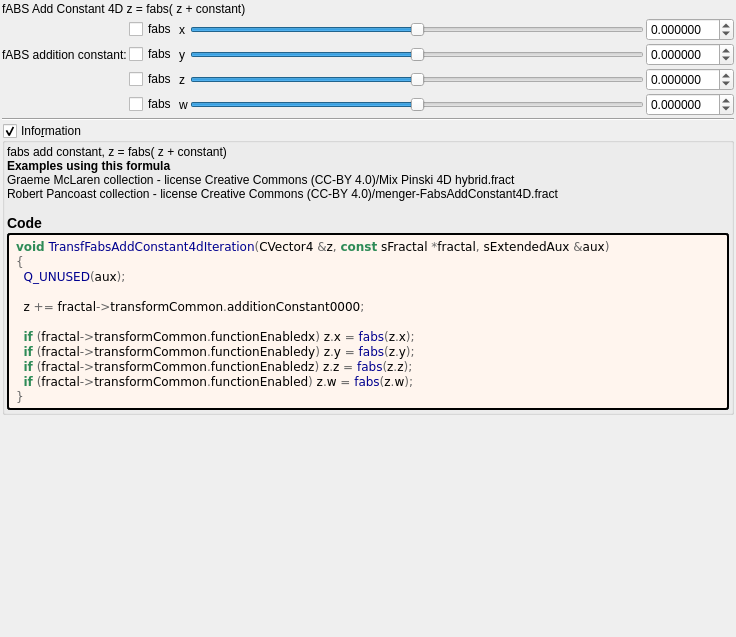
<?xml version="1.0" encoding="UTF-8"?>
<ui version="4.0">
 <class>transf_fabs_add_constant4d</class>
 <widget class="QWidget" name="Form">
  <property name="geometry">
   <rect>
    <x>0</x>
    <y>0</y>
    <width>736</width>
    <height>637</height>
   </rect>
  </property>
  <property name="windowTitle">
   <string notr="true">transf_fabs_add_constant4d</string>
  </property>
  <layout class="QVBoxLayout" name="verticalLayout">
   <property name="spacing">
    <number>2</number>
   </property>
   <property name="leftMargin">
    <number>2</number>
   </property>
   <property name="topMargin">
    <number>2</number>
   </property>
   <property name="rightMargin">
    <number>2</number>
   </property>
   <property name="bottomMargin">
    <number>2</number>
   </property>
   <item>
    <widget class="QLabel" name="label_27">
     <property name="text">
      <string>fABS Add Constant 4D z = fabs( z + constant)</string>
     </property>
    </widget>
   </item>
   <item>
    <layout class="QGridLayout" name="gridLayout_4">
     <property name="spacing">
      <number>2</number>
     </property>
     <item row="2" column="1">
      <widget class="QCheckBox" name="checkBox_transf_function_enabledz">
       <property name="text">
        <string notr="true">fabs</string>
       </property>
      </widget>
     </item>
     <item row="1" column="0">
      <widget class="QLabel" name="label_23">
       <property name="text">
        <string>fABS addition constant:</string>
       </property>
      </widget>
     </item>
     <item row="1" column="2">
      <widget class="QLabel" name="label_25">
       <property name="text">
        <string notr="true">y</string>
       </property>
      </widget>
     </item>
     <item row="1" column="4">
      <widget class="MyDoubleSpinBox" name="spinbox4_transf_addition_constant_0000_y">
       <property name="enabled">
        <bool>true</bool>
       </property>
       <property name="sizePolicy">
        <sizepolicy hsizetype="Minimum" vsizetype="Maximum">
         <horstretch>0</horstretch>
         <verstretch>0</verstretch>
        </sizepolicy>
       </property>
       <property name="decimals">
        <number>6</number>
       </property>
       <property name="minimum">
        <double>-99.989999999999995</double>
       </property>
       <property name="maximum">
        <double>99.989999999999995</double>
       </property>
       <property name="singleStep">
        <double>0.100000000000000</double>
       </property>
      </widget>
     </item>
     <item row="2" column="4">
      <widget class="MyDoubleSpinBox" name="spinbox4_transf_addition_constant_0000_z">
       <property name="enabled">
        <bool>true</bool>
       </property>
       <property name="sizePolicy">
        <sizepolicy hsizetype="Minimum" vsizetype="Maximum">
         <horstretch>0</horstretch>
         <verstretch>0</verstretch>
        </sizepolicy>
       </property>
       <property name="decimals">
        <number>6</number>
       </property>
       <property name="minimum">
        <double>-99.989999999999995</double>
       </property>
       <property name="maximum">
        <double>99.989999999999995</double>
       </property>
       <property name="singleStep">
        <double>0.100000000000000</double>
       </property>
      </widget>
     </item>
     <item row="2" column="2">
      <widget class="QLabel" name="label_24">
       <property name="text">
        <string notr="true">z</string>
       </property>
      </widget>
     </item>
     <item row="0" column="3">
      <widget class="QSlider" name="slider4_transf_addition_constant_0000_x">
       <property name="enabled">
        <bool>true</bool>
       </property>
       <property name="sizePolicy">
        <sizepolicy hsizetype="Expanding" vsizetype="Maximum">
         <horstretch>0</horstretch>
         <verstretch>0</verstretch>
        </sizepolicy>
       </property>
       <property name="minimum">
        <number>-5000000</number>
       </property>
       <property name="maximum">
        <number>5000000</number>
       </property>
       <property name="value">
        <number>0</number>
       </property>
       <property name="sliderPosition">
        <number>0</number>
       </property>
       <property name="orientation">
        <enum>Qt::Horizontal</enum>
       </property>
      </widget>
     </item>
     <item row="0" column="2">
      <widget class="QLabel" name="label_22">
       <property name="text">
        <string notr="true">x</string>
       </property>
      </widget>
     </item>
     <item row="1" column="3">
      <widget class="QSlider" name="slider4_transf_addition_constant_0000_y">
       <property name="enabled">
        <bool>true</bool>
       </property>
       <property name="sizePolicy">
        <sizepolicy hsizetype="Expanding" vsizetype="Maximum">
         <horstretch>0</horstretch>
         <verstretch>0</verstretch>
        </sizepolicy>
       </property>
       <property name="minimum">
        <number>-5000000</number>
       </property>
       <property name="maximum">
        <number>5000000</number>
       </property>
       <property name="orientation">
        <enum>Qt::Horizontal</enum>
       </property>
      </widget>
     </item>
     <item row="0" column="4">
      <widget class="MyDoubleSpinBox" name="spinbox4_transf_addition_constant_0000_x">
       <property name="enabled">
        <bool>true</bool>
       </property>
       <property name="sizePolicy">
        <sizepolicy hsizetype="Minimum" vsizetype="Maximum">
         <horstretch>0</horstretch>
         <verstretch>0</verstretch>
        </sizepolicy>
       </property>
       <property name="prefix">
        <string/>
       </property>
       <property name="decimals">
        <number>6</number>
       </property>
       <property name="minimum">
        <double>-99.989999999999995</double>
       </property>
       <property name="singleStep">
        <double>0.100000000000000</double>
       </property>
      </widget>
     </item>
     <item row="0" column="1">
      <widget class="QCheckBox" name="checkBox_transf_function_enabledx">
       <property name="text">
        <string notr="true">fabs</string>
       </property>
      </widget>
     </item>
     <item row="2" column="3">
      <widget class="QSlider" name="slider4_transf_addition_constant_0000_z">
       <property name="enabled">
        <bool>true</bool>
       </property>
       <property name="sizePolicy">
        <sizepolicy hsizetype="Expanding" vsizetype="Maximum">
         <horstretch>0</horstretch>
         <verstretch>0</verstretch>
        </sizepolicy>
       </property>
       <property name="minimum">
        <number>-5000000</number>
       </property>
       <property name="maximum">
        <number>5000000</number>
       </property>
       <property name="orientation">
        <enum>Qt::Horizontal</enum>
       </property>
      </widget>
     </item>
     <item row="1" column="1">
      <widget class="QCheckBox" name="checkBox_transf_function_enabledy">
       <property name="text">
        <string notr="true">fabs</string>
       </property>
      </widget>
     </item>
     <item row="3" column="2">
      <widget class="QLabel" name="label_26">
       <property name="text">
        <string notr="true">w</string>
       </property>
      </widget>
     </item>
     <item row="3" column="1">
      <widget class="QCheckBox" name="checkBox_transf_function_enabled">
       <property name="text">
        <string notr="true">fabs</string>
       </property>
      </widget>
     </item>
     <item row="3" column="3">
      <widget class="QSlider" name="slider4_transf_addition_constant_0000_w">
       <property name="enabled">
        <bool>true</bool>
       </property>
       <property name="sizePolicy">
        <sizepolicy hsizetype="Expanding" vsizetype="Maximum">
         <horstretch>0</horstretch>
         <verstretch>0</verstretch>
        </sizepolicy>
       </property>
       <property name="minimum">
        <number>-5000000</number>
       </property>
       <property name="maximum">
        <number>5000000</number>
       </property>
       <property name="orientation">
        <enum>Qt::Horizontal</enum>
       </property>
      </widget>
     </item>
     <item row="3" column="4">
      <widget class="MyDoubleSpinBox" name="spinbox4_transf_addition_constant_0000_w">
       <property name="enabled">
        <bool>true</bool>
       </property>
       <property name="sizePolicy">
        <sizepolicy hsizetype="Minimum" vsizetype="Maximum">
         <horstretch>0</horstretch>
         <verstretch>0</verstretch>
        </sizepolicy>
       </property>
       <property name="decimals">
        <number>6</number>
       </property>
       <property name="minimum">
        <double>-99.989999999999995</double>
       </property>
       <property name="maximum">
        <double>99.989999999999995</double>
       </property>
       <property name="singleStep">
        <double>0.100000000000000</double>
       </property>
      </widget>
     </item>
    </layout>
   </item>
   <item>
    <widget class="Line" name="line_6">
     <property name="orientation">
      <enum>Qt::Horizontal</enum>
     </property>
    </widget>
   </item>
   <item>
    <widget class="MyGroupBox" name="groupCheck_info">
     <property name="title">
      <string>Info&amp;rmation</string>
     </property>
     <property name="flat">
      <bool>false</bool>
     </property>
     <property name="checkable">
      <bool>true</bool>
     </property>
     <layout class="QVBoxLayout" name="verticalLayout_2">
      <property name="spacing">
       <number>2</number>
      </property>
      <property name="leftMargin">
       <number>2</number>
      </property>
      <property name="topMargin">
       <number>2</number>
      </property>
      <property name="rightMargin">
       <number>2</number>
      </property>
      <property name="bottomMargin">
       <number>2</number>
      </property>
      <item>
	   <widget class="QLabel" name="label_information_general">
	    <property name="text">
		 <string notr="true">&lt;p&gt;fabs add  constant,  z = fabs( z + constant)&lt;/p&gt;&lt;table&gt;
&lt;/table&gt;
&lt;br&gt;&lt;b&gt;Examples using this formula&lt;/b&gt;&lt;br&gt;Graeme McLaren  collection - license Creative Commons  (CC-BY 4.0)/Mix Pinski 4D hybrid.fract&lt;br&gt;Robert Pancoast collection - license Creative Commons (CC-BY 4.0)/menger-FabsAddConstant4D.fract&lt;h3&gt;Code&lt;/h3&gt;</string>
		</property>
		<property name="wordWrap">
		 <bool>true</bool>
		</property>
		<property name="openExternalLinks">
		 <bool>true</bool>
		</property>
		<property name="textInteractionFlags">
		 <set>Qt::LinksAccessibleByMouse|Qt::TextSelectableByMouse</set>
		</property>
		</widget>
	   </item>
	   <item>
	    <widget class="QLabel" name="label_code_content">
		 <property name="text">
		  <string notr="true">&lt;body style=&quot;background-color:#fff5ee&quot;&gt;
&lt;pre style=&quot;color:#000000; background-color:#fff5ee;  font-family:'Courier New',monospace;&quot;&gt;&lt;span style=&quot;color:#2e8b57; font-weight:bold&quot;&gt;void&lt;/span&gt; &lt;span style=&quot;color:#00008f&quot;&gt;TransfFabsAddConstant4dIteration&lt;/span&gt;&lt;span style=&quot;color:#676767&quot;&gt;(&lt;/span&gt;CVector4 &lt;span style=&quot;color:#676767&quot;&gt;&amp;amp;&lt;/span&gt;z&lt;span style=&quot;color:#676767&quot;&gt;,&lt;/span&gt; &lt;span style=&quot;color:#2e8b57; font-weight:bold&quot;&gt;const&lt;/span&gt; sFractal &lt;span style=&quot;color:#676767&quot;&gt;*&lt;/span&gt;fractal&lt;span style=&quot;color:#676767&quot;&gt;,&lt;/span&gt; sExtendedAux &lt;span style=&quot;color:#676767&quot;&gt;&amp;amp;&lt;/span&gt;aux&lt;span style=&quot;color:#676767&quot;&gt;)&lt;/span&gt;
&lt;span style=&quot;color:#676767&quot;&gt;{&lt;/span&gt;
  &lt;span style=&quot;color:#00008f&quot;&gt;Q_UNUSED&lt;/span&gt;&lt;span style=&quot;color:#676767&quot;&gt;(&lt;/span&gt;aux&lt;span style=&quot;color:#676767&quot;&gt;);&lt;/span&gt;

  z &lt;span style=&quot;color:#676767&quot;&gt;+=&lt;/span&gt; fractal&lt;span style=&quot;color:#676767&quot;&gt;-&amp;gt;&lt;/span&gt;transformCommon&lt;span style=&quot;color:#676767&quot;&gt;.&lt;/span&gt;additionConstant0000&lt;span style=&quot;color:#676767&quot;&gt;;&lt;/span&gt;

  &lt;span style=&quot;color:#2e8b57; font-weight:bold&quot;&gt;if&lt;/span&gt; &lt;span style=&quot;color:#676767&quot;&gt;(&lt;/span&gt;fractal&lt;span style=&quot;color:#676767&quot;&gt;-&amp;gt;&lt;/span&gt;transformCommon&lt;span style=&quot;color:#676767&quot;&gt;.&lt;/span&gt;functionEnabledx&lt;span style=&quot;color:#676767&quot;&gt;)&lt;/span&gt; z&lt;span style=&quot;color:#676767&quot;&gt;.&lt;/span&gt;x &lt;span style=&quot;color:#676767&quot;&gt;=&lt;/span&gt; &lt;span style=&quot;color:#00008f&quot;&gt;fabs&lt;/span&gt;&lt;span style=&quot;color:#676767&quot;&gt;(&lt;/span&gt;z&lt;span style=&quot;color:#676767&quot;&gt;.&lt;/span&gt;x&lt;span style=&quot;color:#676767&quot;&gt;);&lt;/span&gt;
  &lt;span style=&quot;color:#2e8b57; font-weight:bold&quot;&gt;if&lt;/span&gt; &lt;span style=&quot;color:#676767&quot;&gt;(&lt;/span&gt;fractal&lt;span style=&quot;color:#676767&quot;&gt;-&amp;gt;&lt;/span&gt;transformCommon&lt;span style=&quot;color:#676767&quot;&gt;.&lt;/span&gt;functionEnabledy&lt;span style=&quot;color:#676767&quot;&gt;)&lt;/span&gt; z&lt;span style=&quot;color:#676767&quot;&gt;.&lt;/span&gt;y &lt;span style=&quot;color:#676767&quot;&gt;=&lt;/span&gt; &lt;span style=&quot;color:#00008f&quot;&gt;fabs&lt;/span&gt;&lt;span style=&quot;color:#676767&quot;&gt;(&lt;/span&gt;z&lt;span style=&quot;color:#676767&quot;&gt;.&lt;/span&gt;y&lt;span style=&quot;color:#676767&quot;&gt;);&lt;/span&gt;
  &lt;span style=&quot;color:#2e8b57; font-weight:bold&quot;&gt;if&lt;/span&gt; &lt;span style=&quot;color:#676767&quot;&gt;(&lt;/span&gt;fractal&lt;span style=&quot;color:#676767&quot;&gt;-&amp;gt;&lt;/span&gt;transformCommon&lt;span style=&quot;color:#676767&quot;&gt;.&lt;/span&gt;functionEnabledz&lt;span style=&quot;color:#676767&quot;&gt;)&lt;/span&gt; z&lt;span style=&quot;color:#676767&quot;&gt;.&lt;/span&gt;z &lt;span style=&quot;color:#676767&quot;&gt;=&lt;/span&gt; &lt;span style=&quot;color:#00008f&quot;&gt;fabs&lt;/span&gt;&lt;span style=&quot;color:#676767&quot;&gt;(&lt;/span&gt;z&lt;span style=&quot;color:#676767&quot;&gt;.&lt;/span&gt;z&lt;span style=&quot;color:#676767&quot;&gt;);&lt;/span&gt;
  &lt;span style=&quot;color:#2e8b57; font-weight:bold&quot;&gt;if&lt;/span&gt; &lt;span style=&quot;color:#676767&quot;&gt;(&lt;/span&gt;fractal&lt;span style=&quot;color:#676767&quot;&gt;-&amp;gt;&lt;/span&gt;transformCommon&lt;span style=&quot;color:#676767&quot;&gt;.&lt;/span&gt;functionEnabled&lt;span style=&quot;color:#676767&quot;&gt;)&lt;/span&gt; z&lt;span style=&quot;color:#676767&quot;&gt;.&lt;/span&gt;w &lt;span style=&quot;color:#676767&quot;&gt;=&lt;/span&gt; &lt;span style=&quot;color:#00008f&quot;&gt;fabs&lt;/span&gt;&lt;span style=&quot;color:#676767&quot;&gt;(&lt;/span&gt;z&lt;span style=&quot;color:#676767&quot;&gt;.&lt;/span&gt;w&lt;span style=&quot;color:#676767&quot;&gt;);&lt;/span&gt;
&lt;span style=&quot;color:#676767&quot;&gt;}&lt;/span&gt;
&lt;/pre&gt;
&lt;/body&gt;</string>
		 </property>
		 <property name="wordWrap">
		  <bool>true</bool>
		 </property>
		 <property name="openExternalLinks">
		  <bool>true</bool>
		 </property>
		 <property name="textInteractionFlags">
		  <set>Qt::LinksAccessibleByMouse|Qt::TextSelectableByMouse</set>
		 </property>
		 <property name="styleSheet">
		  <string notr="true">border-style: outset; border-width: 2px; border-radius: 3px; border-color: black; background-color: #fff5ee; padding: 4px;</string>
		  </property>
		 </widget>
		</item>
	   </layout>
    </widget>
   </item>
   <item>
    <spacer name="verticalSpacer">
     <property name="orientation">
      <enum>Qt::Vertical</enum>
     </property>
     <property name="sizeHint" stdset="0">
      <size>
       <width>20</width>
       <height>40</height>
      </size>
     </property>
    </spacer>
   </item>
  </layout>
 </widget>
 <customwidgets>
  <customwidget>
   <class>MyDoubleSpinBox</class>
   <extends>QDoubleSpinBox</extends>
   <header>my_double_spin_box.h</header>
  </customwidget>
  <customwidget>
   <class>MyGroupBox</class>
   <extends>QGroupBox</extends>
   <header>my_group_box.h</header>
   <container>1</container>
  </customwidget>
 </customwidgets>
 <tabstops>
  <tabstop>checkBox_transf_function_enabledx</tabstop>
  <tabstop>slider4_transf_addition_constant_0000_x</tabstop>
  <tabstop>spinbox4_transf_addition_constant_0000_x</tabstop>
  <tabstop>checkBox_transf_function_enabledy</tabstop>
  <tabstop>slider4_transf_addition_constant_0000_y</tabstop>
  <tabstop>spinbox4_transf_addition_constant_0000_y</tabstop>
  <tabstop>checkBox_transf_function_enabledz</tabstop>
  <tabstop>slider4_transf_addition_constant_0000_z</tabstop>
  <tabstop>spinbox4_transf_addition_constant_0000_z</tabstop>
  <tabstop>checkBox_transf_function_enabled</tabstop>
  <tabstop>slider4_transf_addition_constant_0000_w</tabstop>
  <tabstop>spinbox4_transf_addition_constant_0000_w</tabstop>
  <tabstop>groupCheck_info</tabstop>
 </tabstops>
 <resources/>
 <connections/>
</ui>
